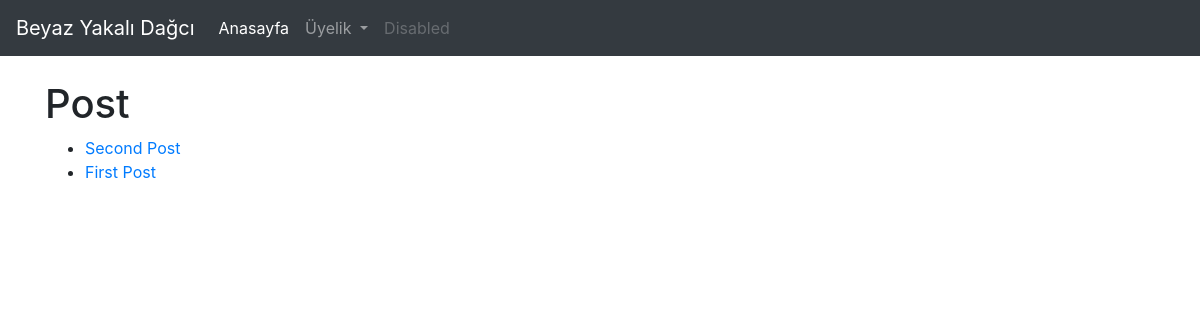
The app's page /, older data.
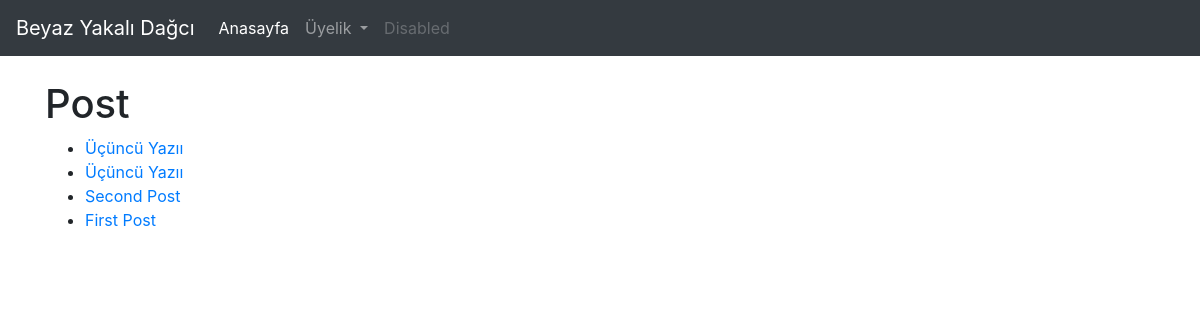
The same page, newer data.
### blog/models.py (models this page shows, shortened)
class Post(models.Model):
    title = models.CharField(max_length=255)
    author = models.ForeignKey(User, on_delete=models.CASCADE)
    body = models.TextField()

### blog/views.py (the view)
# urls.py: path('', HomeView.as_view(), name='home'),
class HomeView(ListView):
    model = Post
    template_name = 'home.html'
    ordering = ['-id']

### blog/templates/home.html (shortened to what this page needs)
{% extends 'base.html' %}
{% block content %}
<h1> Post</h1>
<ul>
{% for post in object_list %}
<li>
    <a href="{% url 'article-detail' post.pk %}" -
    {{ post.author }}
    <br/>
    {{ post.title }}
</li>
{% endfor %}
</ul>
{% endblock %}

### blog/templates/base.html (shortened to what this page needs)
<!doctype html>
<html lang="en">
  <head>
    <link rel="stylesheet" href="https://cdn.jsdelivr.net/npm/bootstrap@4.6.2/dist/css/bootstrap.min.css">
  </head>
  <body>
    <nav class="navbar navbar-expand-lg navbar-dark bg-dark">
        <a class="navbar-brand" href="{% url 'home' %}">Beyaz Yakalı Dağcı</a>
        <div class="collapse navbar-collapse" id="navbarSupportedContent">
          <ul class="navbar-nav mr-auto">
              <li class="nav-item active">
                <a class="nav-link" href="{% url 'home' %}">Anasayfa <span class="sr-only">(current)</span></a>
              </li>
              <li class="nav-item dropdown">
                <a class="nav-link dropdown-toggle" href="#" role="button" data-toggle="dropdown" aria-expanded="false">
                  Üyelik
                </a>
              </li>
            <li class="nav-item">
              <a class="nav-link disabled">Disabled</a>
            </li>
          </ul>
        </div>
      </nav>
    <br/>
    <div class="container">
        {% block content %}
        {% endblock %}
    </div>
  </body>
</html>

Row changes from the older to the newer data that the page shows:
added Post: title "Üçüncü Yazıı"
added Post: title "Üçüncü Yazıı"
